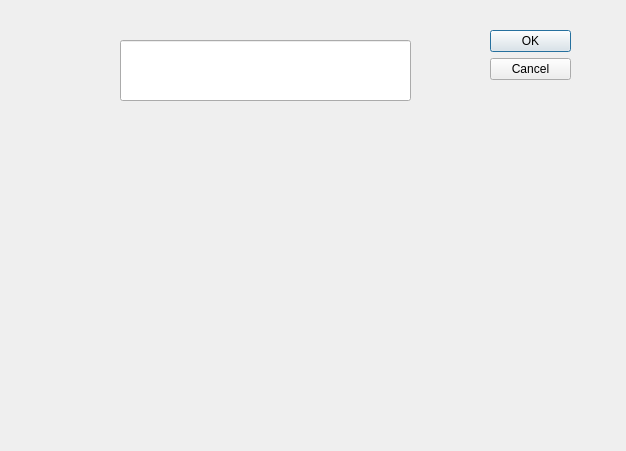
<?xml version="1.0" encoding="UTF-8"?>
<ui version="4.0">
 <class>Dialog</class>
 <widget class="QDialog" name="Dialog">
  <property name="geometry">
   <rect>
    <x>0</x>
    <y>0</y>
    <width>626</width>
    <height>451</height>
   </rect>
  </property>
  <property name="windowTitle">
   <string>Dialog</string>
  </property>
  <widget class="QDialogButtonBox" name="buttonBox">
   <property name="geometry">
    <rect>
     <x>490</x>
     <y>30</y>
     <width>81</width>
     <height>241</height>
    </rect>
   </property>
   <property name="orientation">
    <enum>Qt::Vertical</enum>
   </property>
   <property name="standardButtons">
    <set>QDialogButtonBox::Cancel|QDialogButtonBox::Ok</set>
   </property>
  </widget>
  <widget class="QLineEdit" name="lineEdit">
   <property name="geometry">
    <rect>
     <x>120</x>
     <y>40</y>
     <width>291</width>
     <height>61</height>
    </rect>
   </property>
  </widget>
 </widget>
 <resources/>
 <connections>
  <connection>
   <sender>buttonBox</sender>
   <signal>accepted()</signal>
   <receiver>Dialog</receiver>
   <slot>accept()</slot>
   <hints>
    <hint type="sourcelabel">
     <x>248</x>
     <y>254</y>
    </hint>
    <hint type="destinationlabel">
     <x>157</x>
     <y>274</y>
    </hint>
   </hints>
  </connection>
  <connection>
   <sender>buttonBox</sender>
   <signal>rejected()</signal>
   <receiver>Dialog</receiver>
   <slot>reject()</slot>
   <hints>
    <hint type="sourcelabel">
     <x>316</x>
     <y>260</y>
    </hint>
    <hint type="destinationlabel">
     <x>286</x>
     <y>274</y>
    </hint>
   </hints>
  </connection>
 </connections>
</ui>
